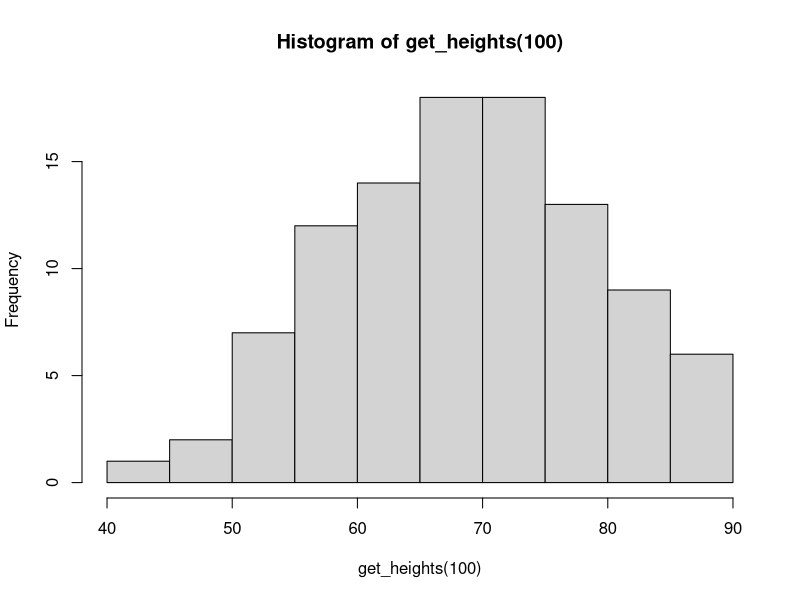
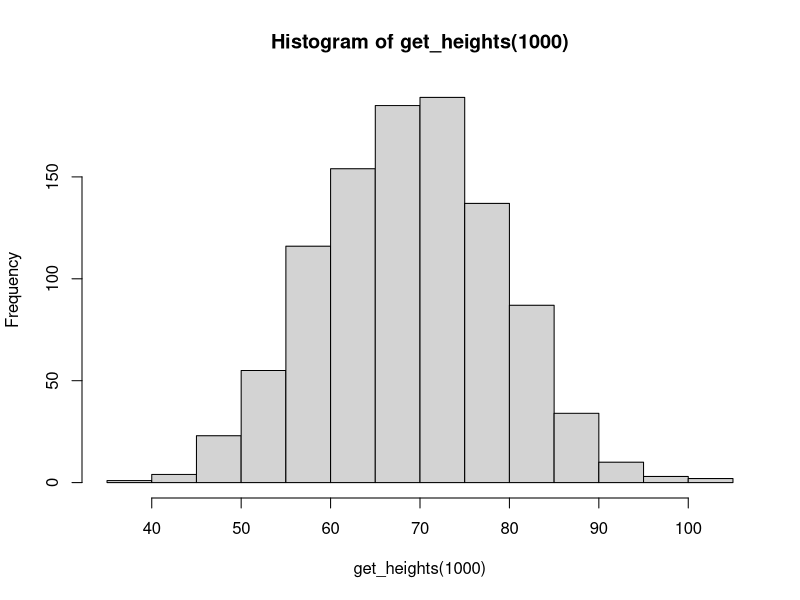
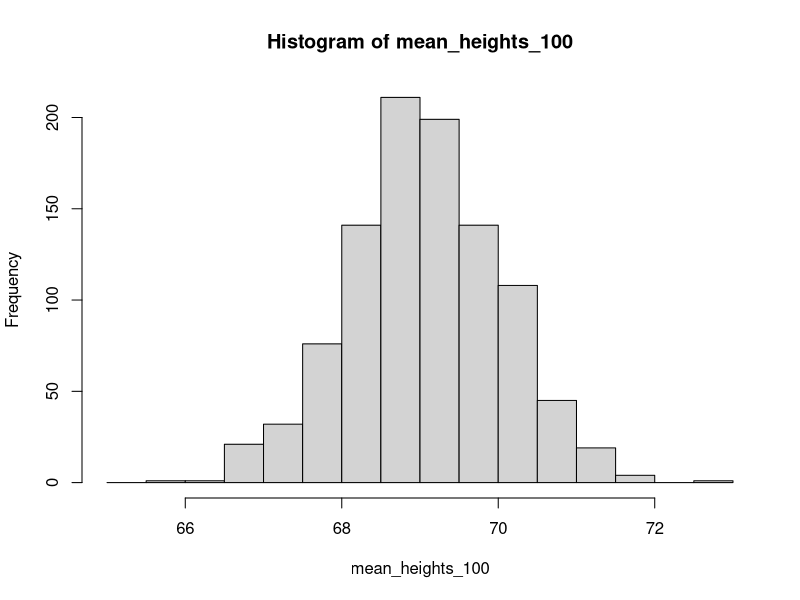
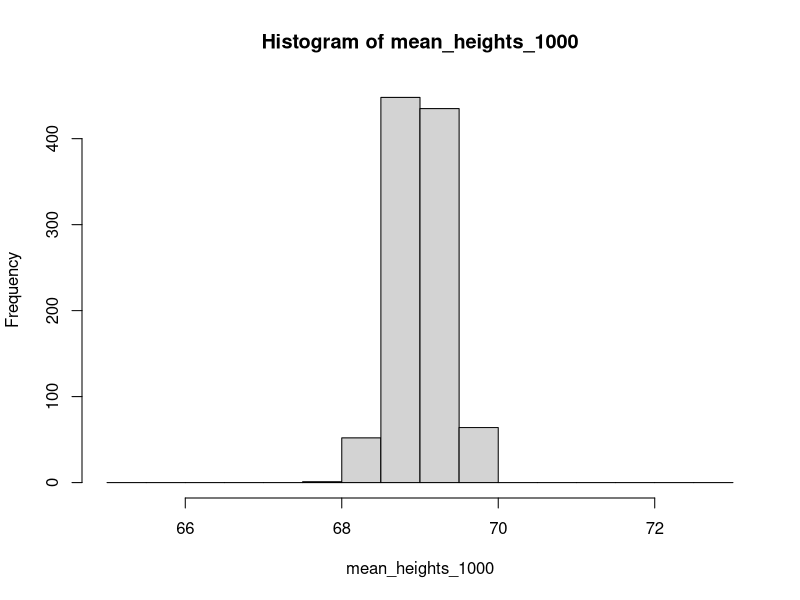

R code for these plots, in order:
setwd("C:/Users/Hayden/Documents/GitHub/bootcamp-2016-example")
rm(list=ls())
#assuming that height normal distribution mean 69, sd of 10

#1
#need a function called get_heights 
#that will use rnorm to get a sample of heihgts
#storing it in variable "Heights"
#make it so that can be used for both 100 and 1000

get_heights<-function(num){
  heights<-rnorm(num, mean=69, sd=10)
}

#calling number from 100 first sample
hist(get_heights(100))

hist(get_heights(1000))
#checking the outputs with hist shows that it has worked yay!
#it works


#2 and #3 (worked for both)
#want to compute average height from heights vector
get_heights<-function(num){
  heights<-rnorm(num, mean=69, sd=10);
  average=mean(heights);
}

#3 now return the heights
get_heights<-function(num){
  heights<-rnorm(num, mean=69, sd=10);
  average=mean(heights);
  return(average)
}

get_heights(100)
get_heights(1000)
#both give results around 69

#4
#need to repeat multiple times with for loop, 
#so for 1:1000, get_heights()
#save for each value into the position i of a vector mean_heights_100 
#can use rep function to generate a vector that is certain value long but a repeated number it multiple times

mean_heights_100<-c(rep(0, 1000))
for (i in 1:1000){
  mean_heights_100[i]<-get_heights(100)
}
print(mean_heights_100)
#checking it, and the values are around 69

#5
#doing the same thing but changing the input of get_heights to 1000
mean_heights_1000<-c(rep(0, 1000))
for (i in 1:1000){
  mean_heights_1000[i]<-get_heights(1000)
}
print(mean_heights_1000)


#6
#plot histogram of the distribution of the average heights for sample size of 100 and 1000
#the two sets of data should be plotted on same axes
#add a legend
#label the axes
#plot data from 100 samples in red
#plot data from 1000 samples in blue
#will likely need to set the x value to be big enough
  #can set x axis size with xlim=c(start,stop)
  #can set breaks with breaks=desired break size

bins2<-seq(65, 73, by=0.5)
counts_m_h_100<-hist(mean_heights_100, breaks=bins2)$counts
counts_m_h_1000<-hist(mean_heights_1000, breaks=bins2)$counts
pdf(file="Average_Height_Histogram.pdf", width=6,height=6)
par(mfrow=c(1,1), mar=c(4, 4, 3, 2))
barplot(rbind(counts_m_h_100,counts_m_h_1000), names.arg = c(seq(65,72.5, by=0.5)), col=c(2,4), beside=T, xlab="Average height (inches)", ylab="Count")
legend(6,350,c("n=100","n=1000"),col=c(2,4),lwd=4)
dev.off()
#issue, had to reorder where names.arg went, before col instead of after
#issue names.arg not have incorrect number of names

#basing it on the example in class
#thinking logically
  #there will be one less bin than break
  #therefore need names= one less interval (set by "by=") than the number of breaks
  #set it manually


#finished!!!